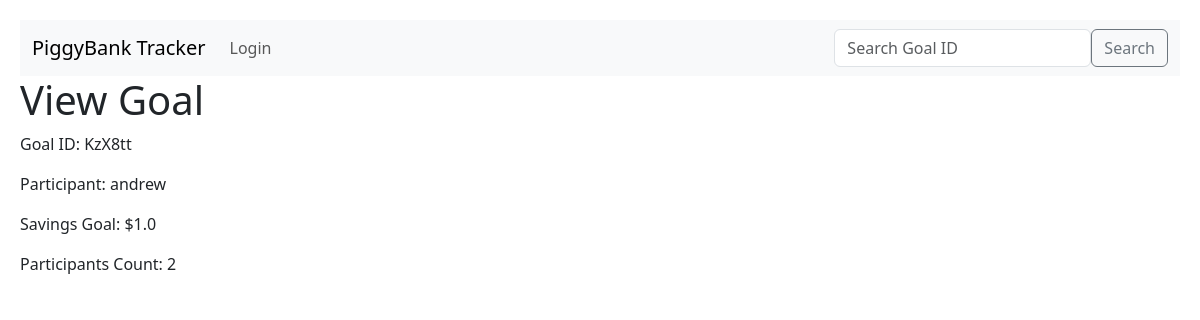
Page /view_goal/KzX8tt on the committed database.
### models.py (models this page shows)
class Goal(db.Model):
    id = db.Column(db.String(10), primary_key=True)
    name = db.Column(db.String(100), nullable=False)
    savings_goal = db.Column(db.Float, nullable=False)
    participants = db.Column(db.Integer, nullable=False) # This becomes number_of_participants
    user_id = db.Column(db.String(100), nullable=False)

### app.py (the view)
@app.route('/view_goal/<string:goal_id>')
def view_goal(goal_id):
    goal = Goal.query.filter_by(id=goal_id).first()
    if goal is None:
        return render_template('no_goals.html')
    return render_template('view_goal.html', goal=goal)

### forms.py
class SearchGoalForm(FlaskForm):
    goal_id = StringField('Goal ID', validators=[DataRequired()])
    submit = SubmitField('Search Goal')

### app.py (called while the page is built)
@app.context_processor
def inject_search_goal_form():
    search_goal_form = SearchGoalForm()
    return dict(search_goal_form=search_goal_form)

### templates/view_goal.html (shortened to what this page needs)
<!DOCTYPE html>
<html lang="en">
<head>
    <link rel="stylesheet" href="https://cdn.jsdelivr.net/npm/bootstrap@5.3.0/dist/css/bootstrap.min.css">
</head>
<body>
    {% include 'assets/navbar.html' %}
    <h1>View Goal</h1>
    {% if goal %}
        <p>Goal ID: {{ goal.id }}</p>
        <p>Participant: {{ goal.name }}</p>
        <p>Savings Goal: ${{ goal.savings_goal|round(2) }}</p>
        <p>Participants Count: {{ goal.participants }}</p>
    {% else %}
        <p>Goal not found.</p>
    {% endif %}
</body>
</html>

### templates/view_goal.html (style rules this page uses)
body { padding: 20px; }

### rows in the picture
Goal: id "KzX8tt", name "andrew", savings_goal "1.0", participants "2"
